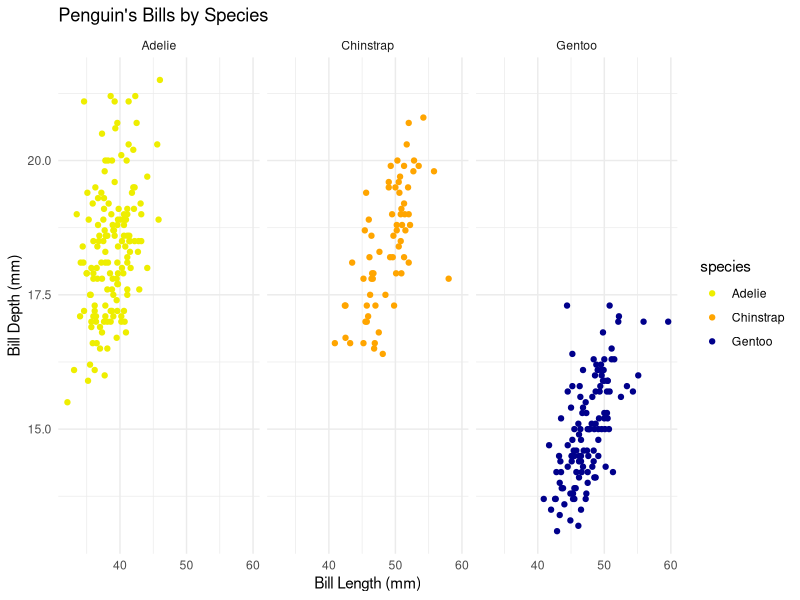
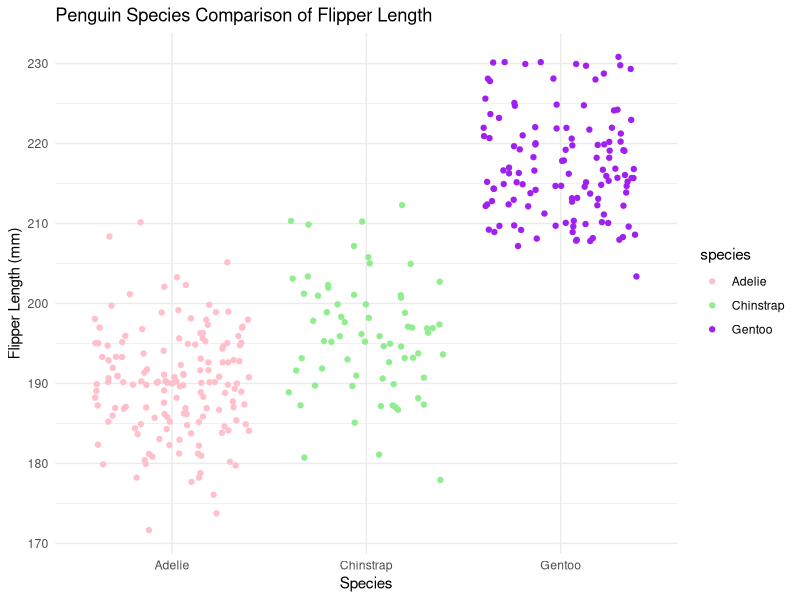

Recreate these plots in R, in order.
## ---- chunk 1
exp_1 <- expression(x^2)
deriv_1 <- D(expr = exp_1, name = "x")

# evaluate at x = 3
x <- 3
eval(deriv_1)
## ---- chunk 2
exp_2 <- expression(2* (3 * a + 2 )^4 - 5)
deriv_2 <- D(expr = exp_2, name = "a")

# evaluate at a = 1.2
a <- 1.2
eval(deriv_2)
## ---- chunk 3
library(tidyverse)
library(palmerpenguins)
#need to know column names
head(penguins)
## ---- chunk 4
# create plot
ggplot(data = penguins, aes(x =  bill_length_mm, y = bill_depth_mm)) + 
  geom_point(aes(color = species)) + 
  scale_color_manual(values = c("yellow2", "orange","darkblue")) +
  labs(x = "Bill Length (mm)",
       y = "Bill Depth (mm)",
       title = "Penguin's Bills by Species") +
  facet_wrap(~species) +
  theme_minimal()
## ---- chunk 5
# new jitter plot
ggplot(data = penguins, aes(x = species, y = flipper_length_mm)) + 
  geom_jitter(aes(color = species)) +
  scale_color_manual(values = c("pink", "lightgreen", "purple")) +
  labs(x = "Species",
       y = "Flipper Length (mm)",
       title = "Penguin Species Comparison of Flipper Length") + 
  theme_minimal()
